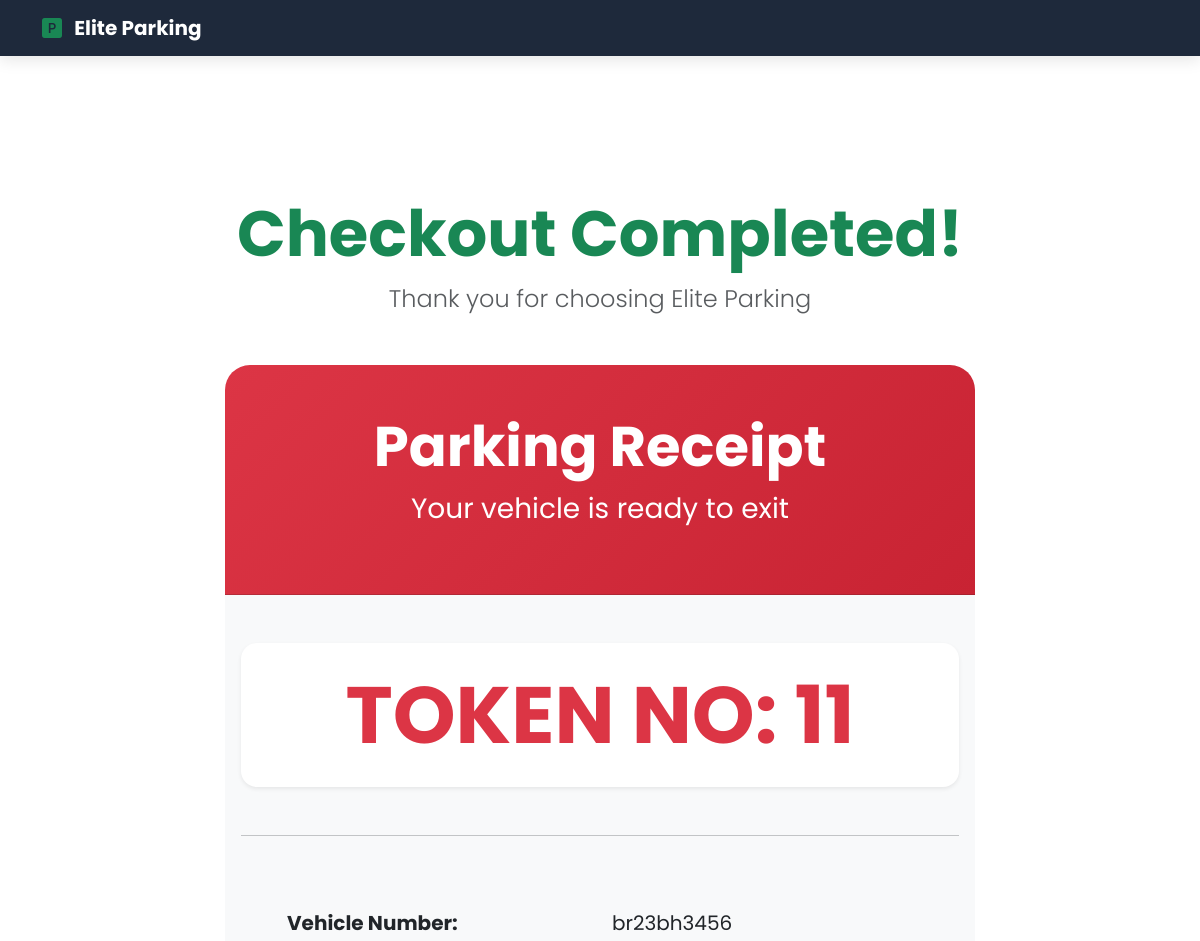
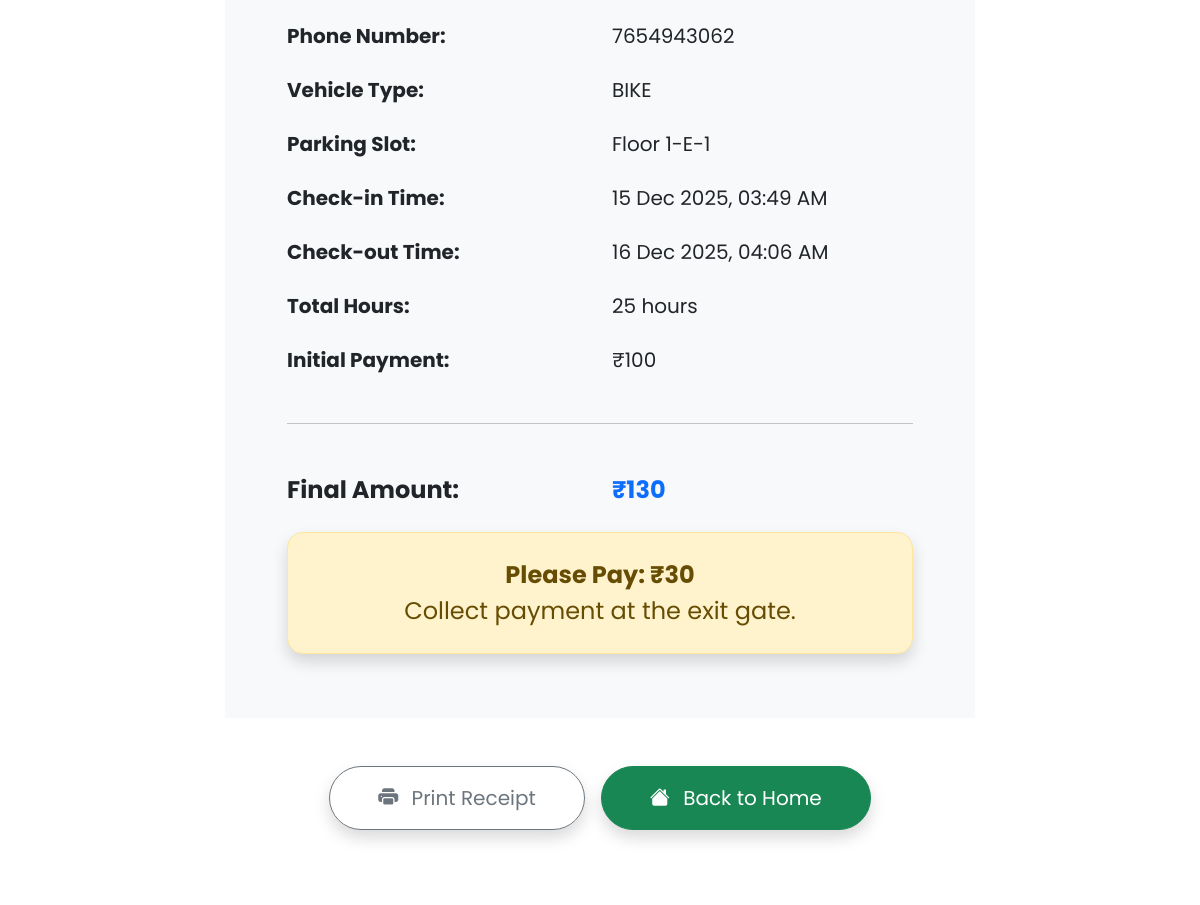
/qr-checkout/11/, run on the app's committed database (2 pictures, top to bottom).
### parking/models.py (models this page shows, shortened)
class Ticket(models.Model):
    qr_code = models.ImageField(upload_to="qrcodes/", blank=True, null=True)
    vehicle_number = models.CharField(max_length=20)
    phone = models.CharField(max_length=15)
    vehicle_type = models.CharField(max_length=10)
    slot = models.ForeignKey(Slot, on_delete=models.SET_NULL, null=True)
    check_in = models.DateTimeField(default=timezone.now)
    check_out = models.DateTimeField(null=True, blank=True)
    initial_payment = models.IntegerField(default=0)
    final_amount = models.IntegerField(null=True, blank=True)

class Slot(models.Model):
    floor = models.ForeignKey(Floor, on_delete=models.CASCADE)
    section = models.CharField(max_length=1)
    slot_number = models.IntegerField()
    vehicle_type = models.CharField(max_length=10)
    is_available = models.BooleanField(default=True)
    class Meta:
        unique_together = ("floor", "section", "slot_number")
    def __str__(self):
        return f"{self.floor}-{self.section}-{self.slot_number}"

class Floor(models.Model):
    number = models.IntegerField(unique=True)
    price_increment = models.IntegerField(default=0)  # +5 per floor
    def __str__(self):
        return f"Floor {self.number}"

### parking/views.py (the view, shortened to what this page needs)
# urls.py: path("qr-checkout/<int:token_id>/", views.auto_checkout, name="auto_checkout"),
def auto_checkout(request, token_id):
    ticket = get_object_or_404(Ticket, id=token_id)
    ticket.check_out = timezone.now()
    total, refund, due, hours = BillingService.calculate(ticket)
    ticket.final_amount = total
    ticket.save()
    if ticket.slot:
        ticket.slot.is_available = True
        ticket.slot.save()
    messages.success(request, "Checkout completed via QR scan!")
    return render(
        request,
        "bill.html",
        {
            "ticket": ticket,
            "total": total,
            "refund": refund,
            "due": due,
            "hours": hours,
            "auto": True,
        },
    )

### services/billing.py (called while the page is built)
    @staticmethod
    def calculate(ticket):
        config = ParkingConfig.objects.get(vehicle_type=ticket.vehicle_type)
        floor_increment = ticket.slot.floor.price_increment
        base_price = config.base_price + floor_increment
        hours = math.ceil((timezone.now() - ticket.check_in).total_seconds() / 3600)
        total = base_price
        if hours > config.base_hours:
            total += (hours - config.base_hours) * config.extra_per_hour
        refund = max(ticket.initial_payment - total, 0)
        due = max(total - ticket.initial_payment, 0)
        return total, refund, due, hours

### templates/bill.html (shortened to what this page needs)
{% extends "base.html" %}
{% block content %}
<div class="container text-center my-5 py-5">
    <div class="mb-5">
        <h1 class="display-3 text-success fw-bold">
            Checkout Completed!
        </h1>
        <p class="lead fs-4 text-muted">Thank you for choosing Elite Parking</p>
    </div>
    <div class="card mx-auto shadow-xl border-0" style="max-width: 750px; border-radius: 25px; overflow: hidden;">
        <div class="card-header text-white text-center py-5" style="background: linear-gradient(135deg, #dc3545, #c82333);">
            <h1 class="display-4 fw-bold mb-0">Parking Receipt</h1>
            <p class="fs-3 mt-2 opacity-90">Your vehicle is ready to exit</p>
        </div>
        <div class="card-body bg-light py-5">
            <div class="mb-5 p-4 bg-white rounded-4 shadow-sm">
                <h1 class="display-1 fw-bold text-danger mb-0">
                    TOKEN NO: {{ ticket.id }}
                </h1>
            </div>
            <hr class="my-5">
            <div class="row g-4 text-start fs-5" style="max-width: 650px; margin: 0 auto;">
                <div class="col-sm-6"><strong>Vehicle Number:</strong></div>
                <div class="col-sm-6">{{ ticket.vehicle_number }}</div>
                <div class="col-sm-6"><strong>Phone Number:</strong></div>
                <div class="col-sm-6">{{ ticket.phone }}</div>
                <div class="col-sm-6"><strong>Vehicle Type:</strong></div>
                <div class="col-sm-6">{{ ticket.vehicle_type }}</div>
                <div class="col-sm-6"><strong>Parking Slot:</strong></div>
                <div class="col-sm-6">{{ ticket.slot }}</div>
                <div class="col-sm-6"><strong>Check-in Time:</strong></div>
                <div class="col-sm-6">{{ ticket.check_in|date:"d M Y, h:i A" }}</div>
                <div class="col-sm-6"><strong>Check-out Time:</strong></div>
                <div class="col-sm-6">{{ ticket.check_out|date:"d M Y, h:i A" }}</div>
                <div class="col-sm-6"><strong>Total Hours:</strong></div>
                <div class="col-sm-6">{{ hours }} hour{{ hours|pluralize }}</div>
                <div class="col-sm-6"><strong>Initial Payment:</strong></div>
                <div class="col-sm-6">₹{{ ticket.initial_payment }}</div>
                <div class="col-12"><hr class="my-4"></div>
                <div class="col-sm-6 fs-4 fw-bold">Final Amount:</div>
                <div class="col-sm-6 fs-4 fw-bold text-primary">₹{{ total }}</div>
                {% if refund > 0 %}
                    <div class="col-12 mt-4">
                        <div class="alert alert-success fs-4 py-4 text-center rounded-4 shadow">
                            <strong>Congratulations! Refund: ₹{{ refund }}</strong><br>
                            Amount has been returned to you.
                        </div>
                    </div>
                {% elif due > 0 %}
                    <div class="col-12 mt-4">
                        <div class="alert alert-warning fs-4 py-4 text-center rounded-4 shadow">
                            <strong>Please Pay: ₹{{ due }}</strong><br>
                            Collect payment at the exit gate.
                        </div>
                    </div>
                {% endif %}
            </div>
        </div>
        <div class="card-footer bg-white py-5 border-0">
            <div class="d-grid gap-3 d-md-flex justify-content-center">
                <button onclick="window.print()" class="btn btn-outline-secondary btn-lg px-5 py-3 rounded-pill shadow">
                    <i class="bi bi-printer-fill me-2"></i> Print Receipt
                </button>
                <a href="{% url 'home' %}" class="btn btn-success btn-lg px-5 py-3 rounded-pill shadow">
                    <i class="bi bi-house-fill me-2"></i> Back to Home
                </a>
            </div>
        </div>
    </div>
</div>
{% endblock %}

### templates/base.html (style rules this page uses)
body { font-family: 'Poppins', sans-serif; background: #f8f9fa; min-height: 100vh; }

### data on the page
Ticket: id "11", vehicle_number "br23bh3456", phone "7654943062", vehicle_type "BIKE", slot "Floor 1-E-1", check_in "15 Dec 2025, 03:49 AM", check_out "16 Dec 2025, 04:06 AM", initial_payment "100"

### other printed values
{{ hours }} "25"
{{ total }} "130"
{{ due }} "30"
